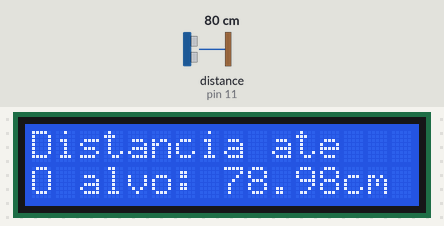
Bench run of a program on a simulated Arduino Uno, built with avr-gcc and run on an emulated ATmega328P. Parts: 16×2 character LCD. Wiring (inferred from the names in the program): ultrasonic range finder: trigger pin 12; echo pin 11. The inputs (shaded band) are chosen by the test bench; at power-on: distance to the obstacle (sensor on pin 11) 80 cm. The echo pulse lasts 58.3 µs per cm.

Above: at 1.2 s.
1.3 s: distance to the obstacle (sensor on pin 11) set to 250 cm
At 2.3 s:
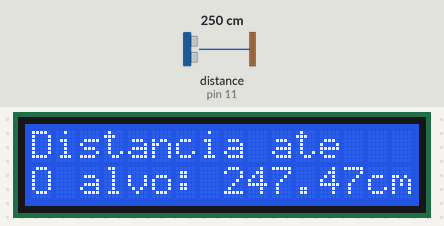
5.0 s: distance to the obstacle (sensor on pin 11) set to 2 cm
At 6.4 s:
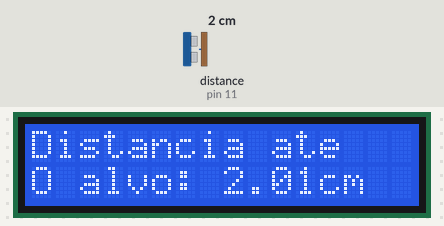
7.3 s: distance to the obstacle (sensor on pin 11) set to 4 cm
At 8.0 s:
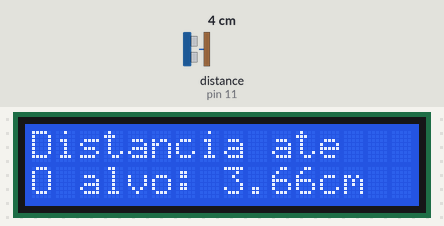
Timing chart, 0 to 10.3 s (numbered marks = the images above; inputs shaded):
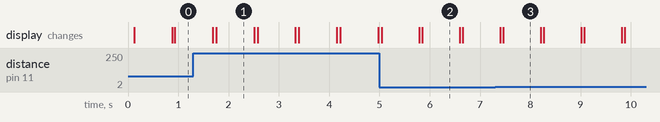

Measured:
- after the input at 5.0 s, the display: first differs from a run without the input after 0.85 s (image 2)
- after the input at 7.3 s, the display: first differs from a run without the input after 0.16 s (image 3)
- what the display in image 1 shows lasts 0.7 s, from 1.8 s to 2.5 s

The program:

main.cpp
```cpp
#include <Arduino.h>
#include <Wire.h>
#include <LCD_I2C.h>
//SCL é no A5
LCD_I2C lcd(0x27, 16, 2);
int triggerPin = 12;
int echoPin = 11;
double pingTT;
float distancia;
void setup() {
  // put your setup code here, to run once:
  Serial.begin(9600);
  lcd.begin();
  lcd.backlight();
  pinMode(triggerPin, OUTPUT);
  pinMode(echoPin, INPUT);
}

void loop() {
  // put your main code here, to run repeatedly:
  //código para liberação de rajadas de som
  digitalWrite(triggerPin, LOW);
  delayMicroseconds(10);
  digitalWrite(triggerPin, HIGH);
  delayMicroseconds(10);
  digitalWrite(triggerPin, LOW);
  //detecta em microsegundos
  pingTT = pulseIn(echoPin, HIGH);
  delay(25);
  //conversão de microsegundos para segundos
  pingTT = pingTT / 1000000;
  //calculo de distancia de acordo com a velocidade do som
  distancia = (34000 * pingTT) / 2;
  //escrevendo no LCD a distância calculada
  lcd.setCursor(0, 0);
  lcd.print("Distancia ate");
  lcd.setCursor(0, 1);
  lcd.print("O alvo: ");
  lcd.print(distancia);
  lcd.print("cm");
  delay(750);
  lcd.clear();
}
```
